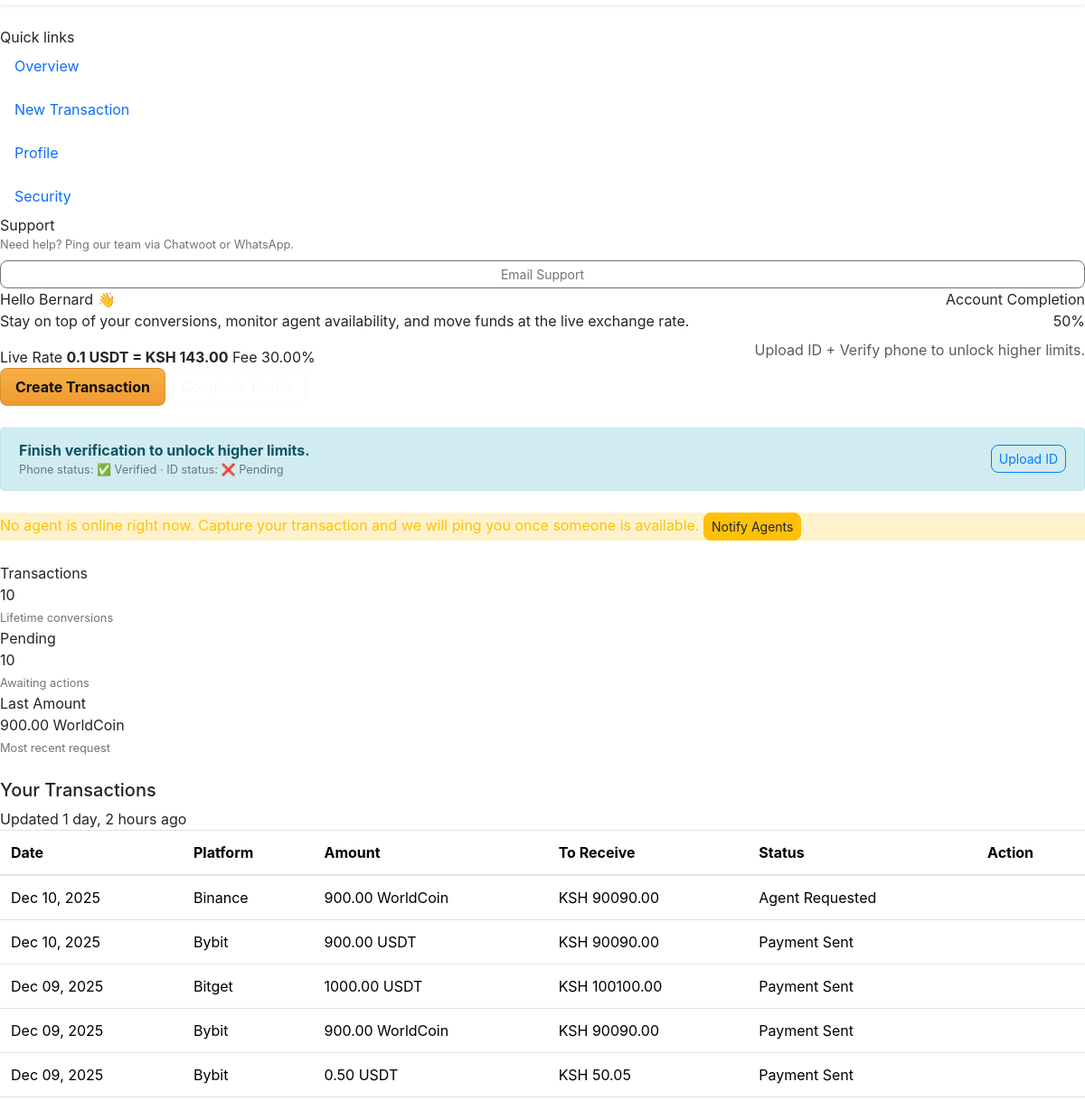
/client/dashboard/ (signed in, middle part), run on an earlier commit of the app's database.
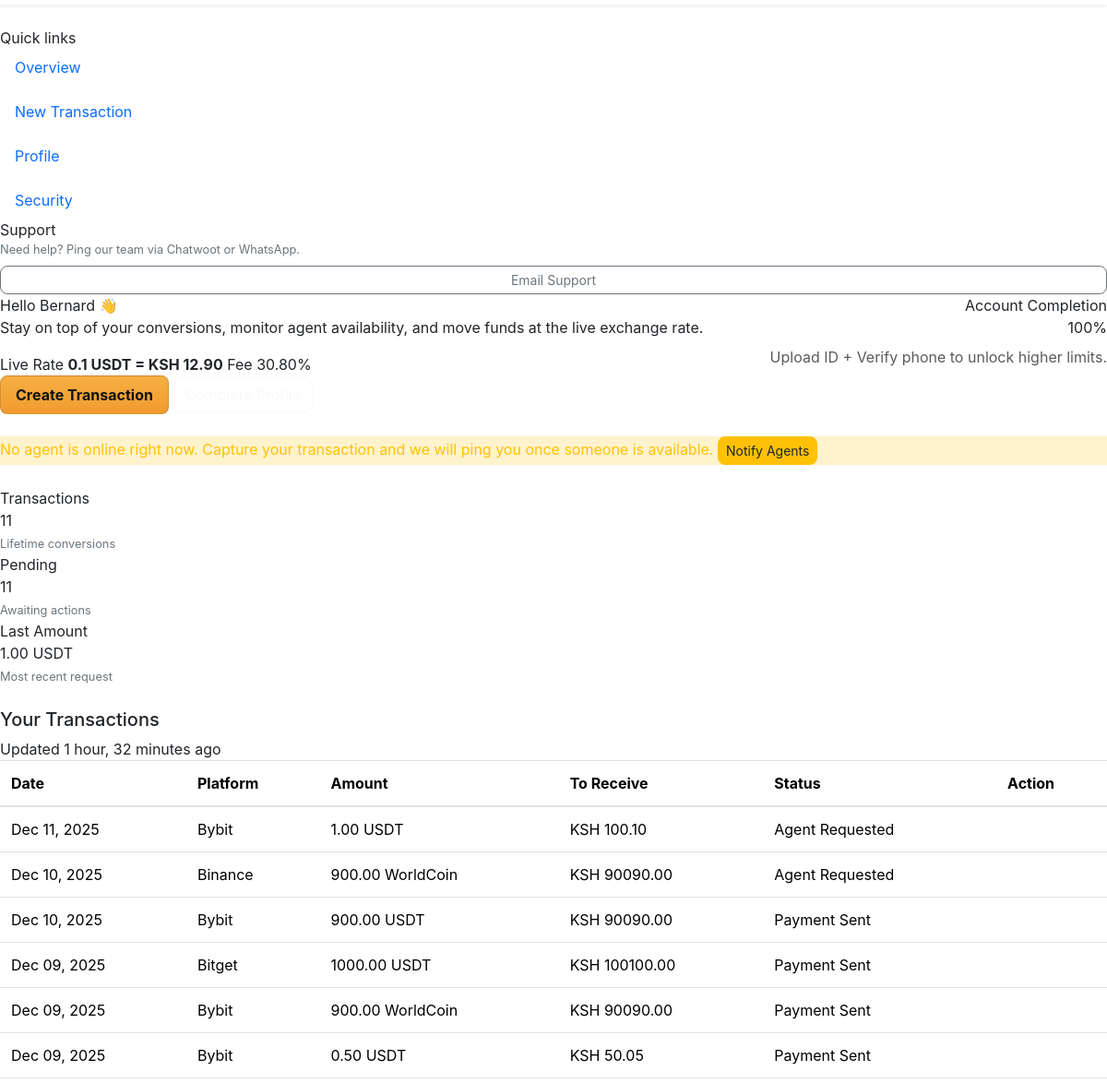
And on a later commit of the database.
### core/models.py (models this page shows, shortened)
class PricingSettings(models.Model):
    exchange_rate = models.DecimalField(max_digits=10, decimal_places=2, default=Decimal('100.00'))
    transaction_fee_percent = models.DecimalField(max_digits=5, decimal_places=2, default=Decimal('1.50'))
    updated_at = models.DateTimeField(auto_now=True)
    updated_by = models.ForeignKey(
        User,
        on_delete=models.SET_NULL,
        null=True,
        blank=True,
        related_name='pricing_settings_updates'
    )
    @classmethod
    def get_solo(cls):
        instance = cls.objects.first()
        if instance:
            return instance
        return cls.objects.create()

class AccountVerification(models.Model):
    user = models.OneToOneField(User, on_delete=models.CASCADE)
    id_uploaded = models.BooleanField(default=False)
    phone_verified = models.BooleanField(default=False)
    id_document = models.FileField(upload_to='verification_docs/', blank=True, null=True)
    completion_score = models.IntegerField(default=0)
    limits_unlocked = models.BooleanField(default=False)
    created_at = models.DateTimeField(auto_now_add=True)
    updated_at = models.DateTimeField(auto_now=True)

class Transaction(models.Model):
    PLATFORM_CHOICES = [
        ('binance', 'Binance'),
        ('bybit', 'Bybit'),
        ('bitget', 'Bitget'),
    ]
    CURRENCY_CHOICES = [
        ('usdt', 'USDT'),
        ('worldcoin', 'WorldCoin'),
    ]
    PAYMENT_METHOD_CHOICES = [
        ('mpesa', 'M-Pesa'),
        ('airtel', 'Airtel Money'),
    ]
    STATUS_CHOICES = [
        ('pending', 'Pending'),
        ('agent_requested', 'Agent Requested'),
        ('agent_online', 'Agent Online'),
        ('address_provided', 'Address Provided'),
        ('crypto_received', 'Crypto Received'),
        ('payment_sent', 'Payment Sent'),
        ('completed', 'Completed'),
        ('cancelled', 'Cancelled'),
    ]
    client = models.ForeignKey(ClientProfile, on_delete=models.CASCADE, related_name='transactions')
    agent = models.ForeignKey(AgentProfile, on_delete=models.SET_NULL, null=True, blank=True,
                              related_name='transactions')
    platform = models.CharField(max_length=20, choices=PLATFORM_CHOICES)
    currency = models.CharField(max_length=20, choices=CURRENCY_CHOICES)
    amount = models.DecimalField(max_digits=10, decimal_places=2)
    exchange_rate = models.DecimalField(max_digits=10, decimal_places=2, default=Decimal('100.00'))
    transaction_fee = models.DecimalField(max_digits=10, decimal_places=2, default=Decimal('0.00'))
    amount_to_receive = models.DecimalField(max_digits=10, decimal_places=2, blank=True, null=True)
    payment_method = models.CharField(max_length=20, choices=PAYMENT_METHOD_CHOICES)
    payment_phone = models.CharField(max_length=15)
    transfer_address = models.CharField(max_length=255, blank=True, null=True)
    status = models.CharField(max_length=20, choices=STATUS_CHOICES, default='pending')
    created_at = models.DateTimeField(auto_now_add=True)
    updated_at = models.DateTimeField(auto_now=True)
    request_timeout = models.DateTimeField(null=True, blank=True)
    class Meta:
        verbose_name = "Transaction"
        verbose_name_plural = "Transactions"

### core/views.py (the view)
# urls.py: path('client/dashboard/', views.client_dashboard, name='client_dashboard'),
@login_required
def client_dashboard(request):
    ensure_models_loaded()
    try:
        profile = request.user.client_profile
        if not profile.is_complete():
            messages.warning(request, 'Please complete your profile to start transactions')
            return redirect('client_profile')
    except ClientProfile.DoesNotExist:
        messages.warning(request, 'Please complete your profile first')
        return redirect('client_profile')
    verification, _ = AccountVerification.objects.get_or_create(user=request.user)
    agent_online = AgentProfile.objects.filter(is_online=True).exists()
    transactions = Transaction.objects.filter(client=profile).order_by('-created_at')
    requestable_transaction = transactions.filter(status__in=['pending', 'agent_requested']).first()
    pricing = PricingSettings.get_solo()
    context = {
        'profile': profile,
        'agent_online': agent_online,
        'transactions': transactions,
        'requestable_transaction': requestable_transaction,
        'pricing': pricing,
        'account_verification': verification,
    }
    return render(request, 'client/dashboard.html', context)

### core/context_processors.py (called while the page is built)
def dust2cash_settings(request):
    pricing = PricingSettings.get_solo()
    return {
        'settings': {
            'buying_rate_per_usdt': float(pricing.exchange_rate),
            'transaction_fee_percent': float(pricing.transaction_fee_percent),
            'min_trade_amount_usdt': 5.00,
        },
        'now': {
            'year': timezone.now().year if hasattr(timezone, 'now') else 2025
        }
    }

def user_portal(request):
    dashboard_url = None
    role = 'guest'
    if request.user.is_authenticated:
        if request.user.is_staff:
            dashboard_url = 'admin_dashboard'
            role = 'admin'
        else:
            try:
                if request.user.agent_profile:
                    dashboard_url = 'agent_portal'
                    role = 'agent'
            except Exception:
                try:
                    if request.user.client_profile:
                        dashboard_url = 'client_dashboard'
                        role = 'client'
                except Exception:
                    role = 'user'
    return {
        'user_portal': {
            'dashboard_url': dashboard_url,
            'role': role,
        }
    }

### core/templates/client/dashboard.html (shortened to what the changed rows need)
<!doctype html>
{% extends 'base.html' %}
{% load static %}
{% block body_class %}dashboard-body{% endblock %}
{% block content %}
<main class="dashboard-shell py-4">
  <div class="dashboard-layout">
    <div class="flex-grow-1">
      <section class="card-bleed mb-4">
        <div class="d-flex flex-column flex-lg-row justify-content-between gap-4">
          <div>
            <div class="metric-group">
              <span class="metric-chip">Live Rate <strong>0.1&nbsp;USDT = KSH {{ pricing.exchange_rate|floatformat:2 }}</strong></span>
              <span class="metric-chip">Fee {{ pricing.transaction_fee_percent }}%</span>
            </div>
          </div>
          <div class="text-lg-end">
            <div class="stat-label">Account Completion</div>
            <div class="stat-value mb-2">{{ account_verification.completion_score|default:0 }}%</div>
            <p class="mb-0 opacity-75">Upload ID + Verify phone to unlock higher limits.</p>
          </div>
        </div>
      </section>
      {% if account_verification and not account_verification.limits_unlocked %}
        <div class="alert alert-info d-flex flex-column flex-md-row justify-content-between align-items-start align-items-md-center gap-3 mb-4">
          <div>
            <strong>Finish verification to unlock higher limits.</strong>
            <div class="small text-muted">Phone status: {% if account_verification.phone_verified %}✅ Verified{% else %}❌ Pending{% endif %} · ID status: {% if account_verification.id_uploaded %}✅ Uploaded{% else %}❌ Pending{% endif %}</div>
          </div>
          <div class="d-flex gap-2">
            {% if not account_verification.id_uploaded %}
              <a href="{% url 'upload_id' %}" class="btn btn-sm btn-outline-primary">Upload ID</a>
            {% endif %}
          </div>
        </div>
      {% endif %}
      <section class="dashboard-grid mb-4">
        <div class="stat-card">
          <div class="stat-label">Transactions</div>
          <div class="stat-value">{{ transactions|length }}</div>
          <small class="text-muted">Lifetime conversions</small>
        </div>
        <div class="stat-card">
          <div class="stat-label">Pending</div>
          <div class="stat-value">{{ transactions|dictsort:"status"|length }}</div>
          <small class="text-muted">Awaiting actions</small>
        </div>
        <div class="stat-card">
          <div class="stat-label">Last Amount</div>
          <div class="stat-value">{% if requestable_transaction %}{{ requestable_transaction.amount }} {{ requestable_transaction.get_currency_display }}{% else %}&mdash;{% endif %}</div>
          <small class="text-muted">Most recent request</small>
        </div>
      </section>
      <section class="dashboard-card">
        <div class="section-heading">
          <h5>Your Transactions</h5>
          <span class="auto-refresh">Updated {{ transactions.0.created_at|timesince }} ago</span>
        </div>
        {% if transactions %}
          <div class="table-responsive">
            <table class="table dashboard-table align-middle">
              <thead>
                <tr>
                  <th>Date</th>
                  <th>Platform</th>
                  <th>Amount</th>
                  <th>To Receive</th>
                  <th>Status</th>
                  <th>Action</th>
                </tr>
              </thead>
              <tbody>
                {% for transaction in transactions %}
                <tr>
                  <td>{{ transaction.created_at|date:"M d, Y" }}</td>
                  <td>{{ transaction.get_platform_display }}</td>
                  <td>{{ transaction.amount }} {{ transaction.get_currency_display }}</td>
                  <td>KSH {{ transaction.amount_to_receive }}</td>
                  <td>
                    <span class="status-pill {% if transaction.status == 'completed' %}success{% elif transaction.status == 'pending' %}warning{% else %}info{% endif %}">
                      {{ transaction.get_status_display }}
                    </span>
                  </td>
                  <td>
                  </td>
                </tr>
                {% endfor %}
              </tbody>
            </table>
          </div>
        {% else %}
          <p class="text-muted">No transactions yet. Create your first transaction to get started!</p>
        {% endif %}
      </section>
    </div>
  </div>
</main>
{% endblock %}

What changed in the data, as far as the page shows it:
changed PricingSettings: exchange_rate "143.00" → "12.90"; transaction_fee_percent "30.00" → "30.80"
changed AccountVerification: completion_score "50" → "100"; limits_unlocked False → True (drawn)
added Transaction: amount "1.00", currency "USDT"
Also different on the page:
{{ transactions|length }}: "10" → "11"
{{ transactions|dictsort:"status"|length }}: "10" → "11"
{{ requestable_transaction.amount }}: "900.00" → "1.00"
{{ requestable_transaction.get_currency_display }}: "WorldCoin" → "USDT"
{{ transactions.0.created_at|timesince }}: "1 day, 2 hours" → "1 hour, 32 minutes"
text no longer shown: "Finish verification to unlock higher limits. Phone status: ✅ Verified · ID status: ❌ Pending Upload ID"
